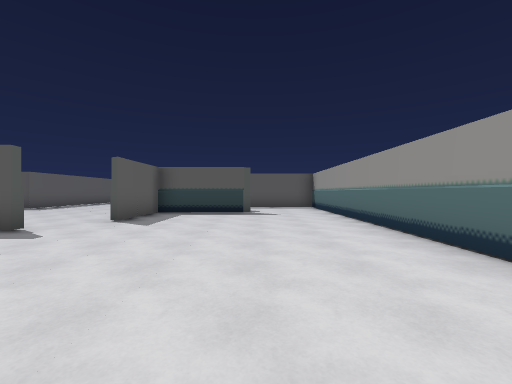
[1] (above)

15 first-person views from a walk through a 3-D level made in the Godot game engine. The camera is 1.4 m above the floor, looks level and sees 90° across. The floor is counted in squares, 2 m on a side. Each view is taken from the middle of a square. On the plan, view 1 faces up. The plan holds only what a view shows up to about 9 squares ahead; the rest is blank. The place goes on beyond the plan.

[2]
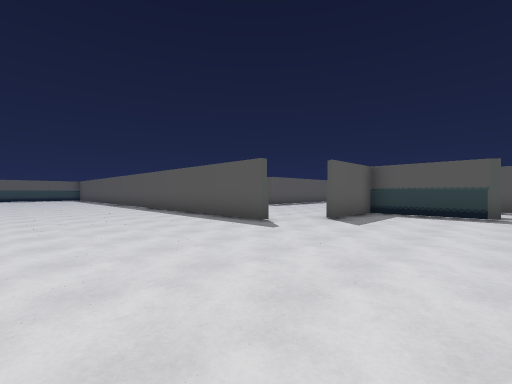

[3]
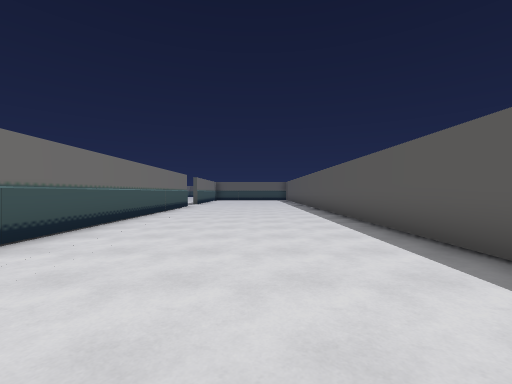

[4]
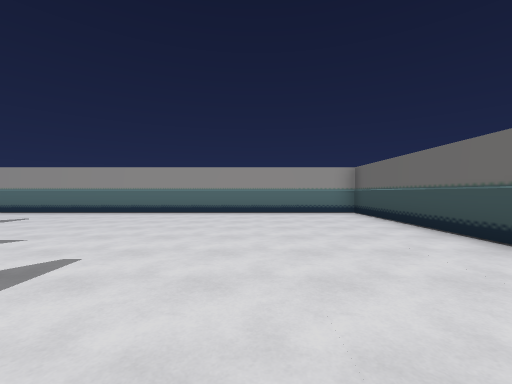

[5]
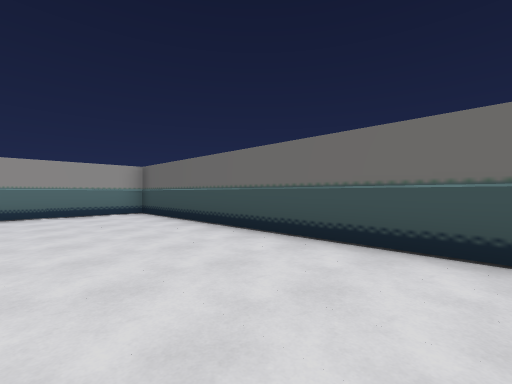

[6]
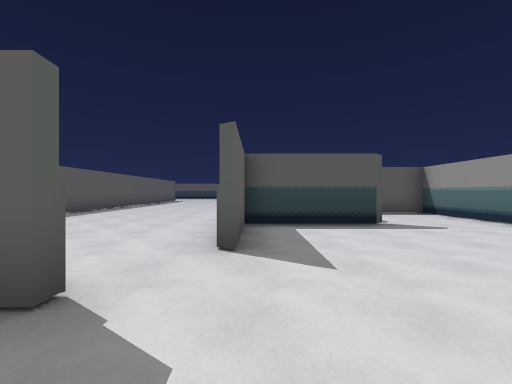

[7]
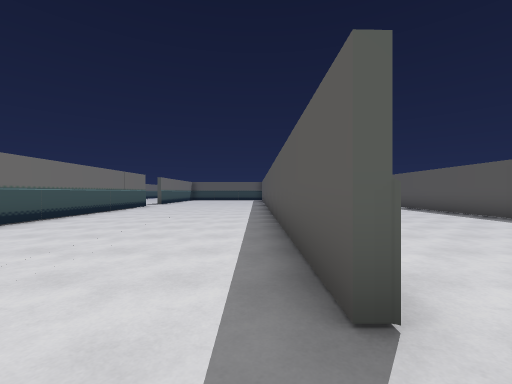

[8]
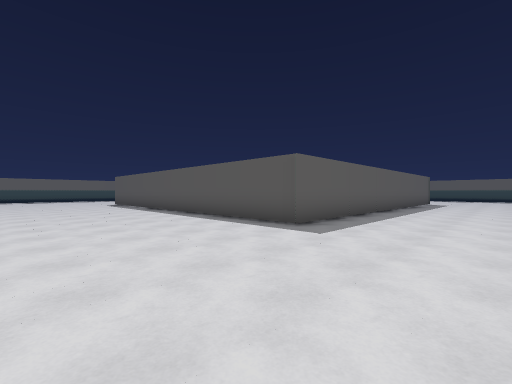

[9]
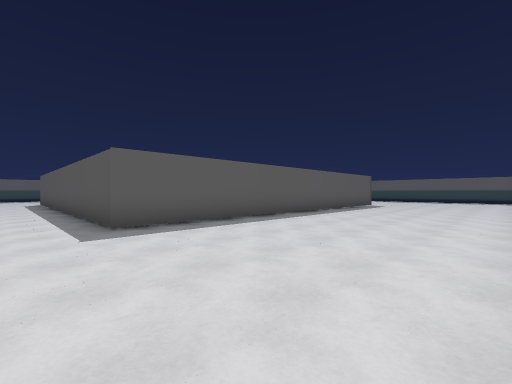

[10]
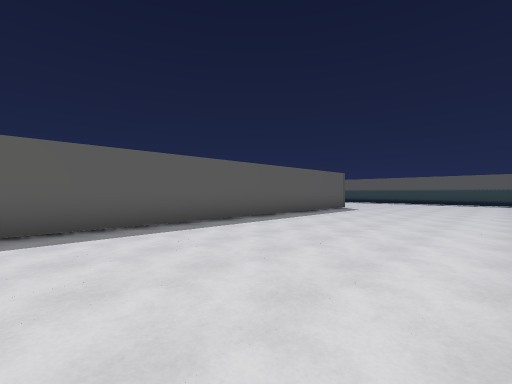

[11]
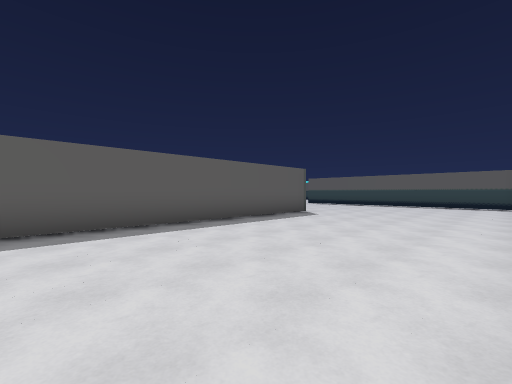

[12]
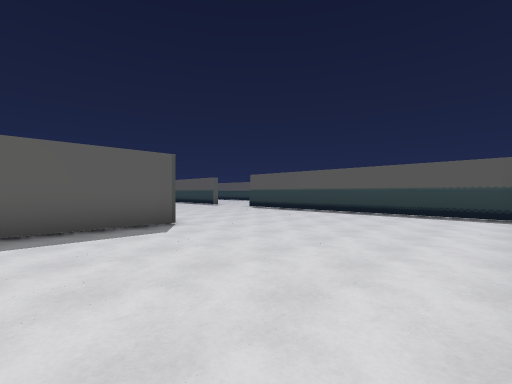

[13]
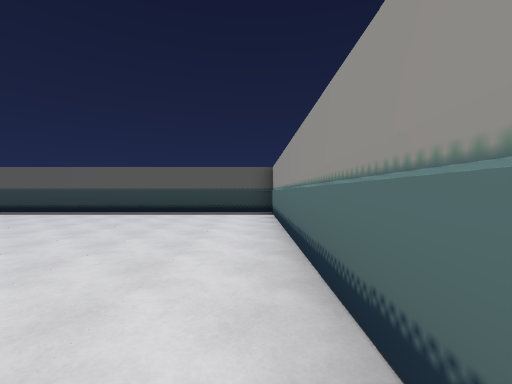

[14]
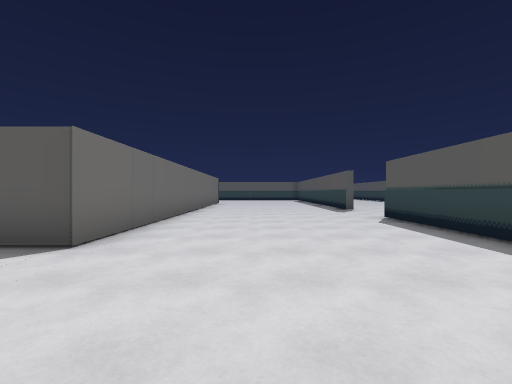

[15]
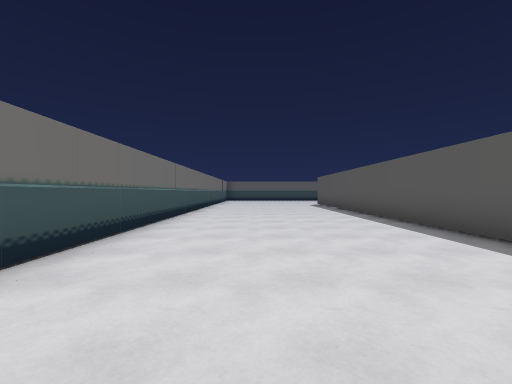

### Floor plan
Points are (right, up) in squares from view 1. A wall is a line through its corners. A room is listed if a view was taken in it or the views show most of it. See-through windows are left out.
Room 1 (views 1, 2, 3, 4, 5, 6, 7)
walls: (-4.2, 4.5) (-12, 4.5); (-0.3, 8.5) (-3.2, 8.5) (-3.2, 6); (-12, -1.3) (2.5, -1.3) (2.5, 11.5) (-0.3, 11.5)
ways out: opening at (-4, 5) to room 2
Room 2 (views 8, 9, 10, 11, 12, 13, 14, 15)
walls: (-3.5, 20.5) (-3.5, 28.5) (-13, 28.5); (-14.5, 22.7) (-9.3, 22.7) (-9.2, 10.5) (-14.6, 10.5); (-14.6, 4.7) (-9.2, 4.7)
ways out: opening at (-4, 5) to room 1; opening at (-13.5, 29)

Positions as (right, up) in squares from view 1, and headings:
1: (0, 0), facing up
2: (0, 0), facing up-left
3: (-3, 2), facing left
4: (-6, 2), facing right
5: (-6, 2), facing down-right
6: (-3, 3), facing up
7: (-3, 4), facing left
8: (-6, 6), facing up-left
9: (-4, 9), facing up-left
10: (-4, 12), facing up-left
11: (-4, 15), facing up-left
12: (-4, 20), facing up-left
13: (-4, 20), facing up
14: (-6, 25), facing left
15: (-7, 7), facing left
